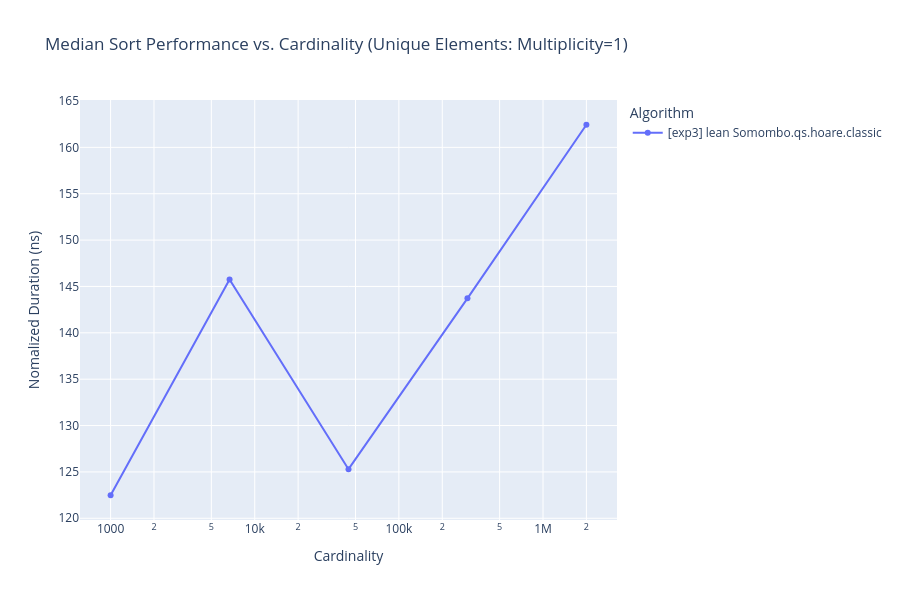

Write notebook code for a chart like this one.
### Code cell
exp3.plot_trends_interactive(
    'cardinality', 
    f'Median Sort Performance vs. Cardinality (Unique Elements: Multiplicity=1)',
    normalized=True,
    xlog=True,
    ylog=False,
)

### Figure 1 — Plotly figure (JSON) as saved in the notebook; plotly's stock layout.template omitted (floating-point values rounded to 4 significant figures)
{"data": [{"hovertemplate": "Algorithm=[exp3] lean Somombo.qs.hoare.classic<br>Cardinality=%{x}<br>Nomalized Duration (ns)=%{y}<extra></extra>", "legendgroup": "[exp3] lean Somombo.qs.hoare.classic", "line": {"color": "#636efa", "dash": "solid"}, "marker": {"symbol": "circle"}, "mode": "lines+markers", "name": "[exp3] lean Somombo.qs.hoare.classic", "orientation": "v", "showlegend": true, "type": "scatter", "x": [1000, 6687, 44721, 299070, 2000000], "xaxis": "x", "y": [122.5, 145.7, 125.3, 143.7, 162.4], "yaxis": "y"}], "layout": {"height": 600, "hovermode": "x unified", "legend": {"title": {"text": "Algorithm"}, "tracegroupgap": 0}, "title": {"text": "Median Sort Performance vs. Cardinality (Unique Elements: Multiplicity=1)"}, "xaxis": {"anchor": "y", "domain": [0, 1], "title": {"text": "Cardinality"}, "type": "log"}, "yaxis": {"anchor": "x", "domain": [0, 1], "title": {"text": "Nomalized Duration (ns)"}}}}
